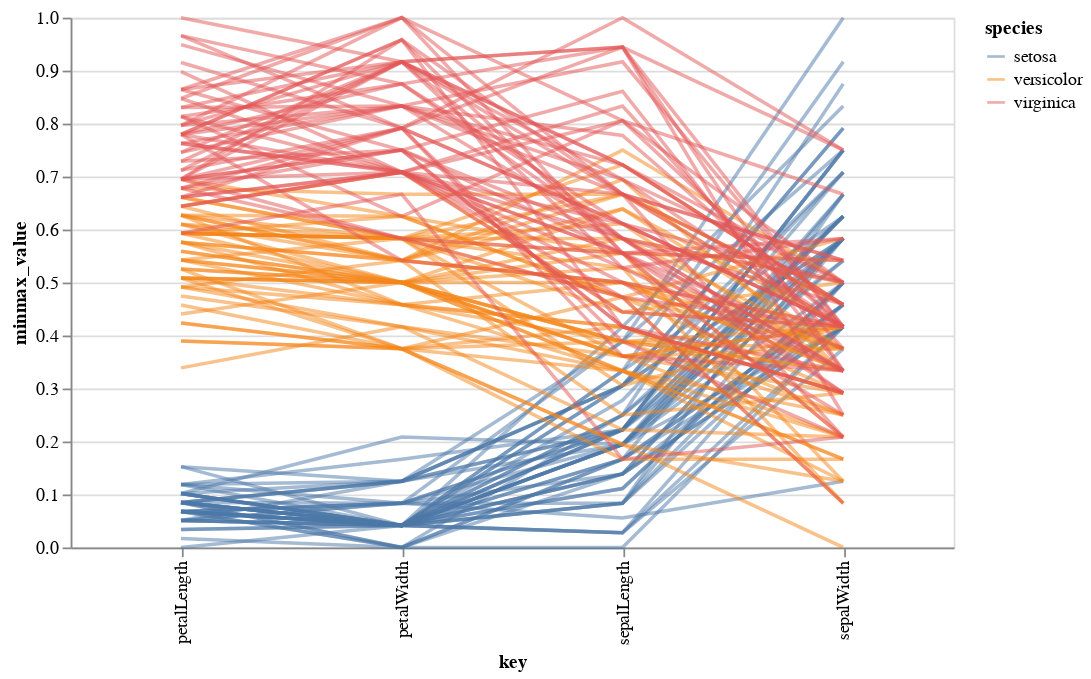

The notebook cell this image was saved under:
### Code cell
import altair as alt
from vega_datasets import data
from altair import datum

source = data.iris()

alt.Chart(source).transform_window(
    index='count()'
).transform_fold(
    ['petalLength', 'petalWidth', 'sepalLength', 'sepalWidth']
).transform_joinaggregate(
     min='min(value)',
     max='max(value)',
     groupby=['key']
).transform_calculate(
    minmax_value=(datum.value-datum.min)/(datum.max-datum.min),
    mid=(datum.min+datum.max)/2
).mark_line().encode(
    x='key:N',
    y='minmax_value:Q',
    color='species:N',
    detail='index:N',
    opacity=alt.value(0.5)
).properties(width=500)

### Figure 1 — Vega-Lite specification as saved in the notebook (floating-point values rounded to 4 significant figures; data arrays with more than 128 entries replaced by an {"elided": "..."} marker saying what was removed)
{"config": {"view": {"continuousWidth": 400, "continuousHeight": 300}}, "data": {"name": "data-a264acbd6e539a8b3afc0cb5f240fb57"}, "mark": "line", "encoding": {"color": {"field": "species", "type": "nominal"}, "detail": {"field": "index", "type": "nominal"}, "opacity": {"value": 0.5}, "x": {"field": "key", "type": "nominal"}, "y": {"field": "minmax_value", "type": "quantitative"}}, "transform": [{"window": [{"op": "count", "as": "index"}]}, {"fold": ["petalLength", "petalWidth", "sepalLength", "sepalWidth"]}, {"joinaggregate": [{"op": "min", "field": "value", "as": "min"}, {"op": "max", "field": "value", "as": "max"}], "groupby": ["key"]}, {"calculate": "((datum.value - datum.min) / (datum.max - datum.min))", "as": "minmax_value"}, {"calculate": "((datum.min + datum.max) / 2)", "as": "mid"}], "width": 500, "$schema": "https://vega.github.io/schema/vega-lite/v4.17.0.json", "datasets": {"data-a264acbd6e539a8b3afc0cb5f240fb57": {"elided": "150 records"}}}
